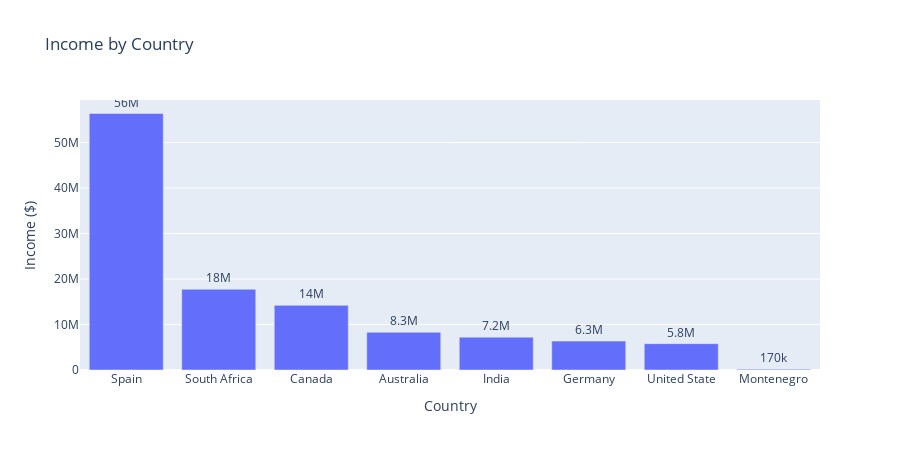

This figure's notebook cell:
### Markdown cell above
# ===============Visualisation=======================
1. Which marketing campaign is most successful?
2. Which products are performing best?
3. Which channels are underperforming?
4. Which Country that have Income and Expenditure?
5. Customer_Age by Expenditure

### Code cell
groupped_country = df_m.groupby(by='Country',as_index=False).sum()
fig =px.bar(groupped_country,x='Country',y='Income',text='Income',orientation ='v',labels=dict(Country='Country',tip='Tip ($)',
                                        Income='Income ($)'), title="Income by Country",height=450)
fig.update_traces(texttemplate='%{text:.2s}', textposition='outside')
fig.update_layout(uniformtext_minsize=8, uniformtext_mode='hide')
fig.update_layout(barmode='stack', xaxis={'categoryorder':'total descending'})
fig.show()

### Figure 1 — Plotly figure (JSON) as saved in the notebook; plotly's stock layout.template omitted (floating-point values rounded to 4 significant figures)
{"data": [{"alignmentgroup": "True", "hovertemplate": "Country=%{x}<br>Income ($)=%{text}<extra></extra>", "legendgroup": "", "marker": {"color": "#636efa"}, "name": "", "offsetgroup": "", "orientation": "v", "showlegend": false, "text": [8283000.0, 14214227, 6347853, 7220000.0, 173041, 17751137, 56379314, 5797129], "textposition": "outside", "texttemplate": "%{text:.2s}", "type": "bar", "x": ["Australia", "Canada", "Germany", "India", "Montenegro", "South Africa", "Spain", "United State"], "xaxis": "x", "y": [8283000.0, 14214227, 6347853, 7220000.0, 173041, 17751137, 56379314, 5797129], "yaxis": "y"}], "layout": {"barmode": "stack", "height": 450, "legend": {"tracegroupgap": 0}, "title": {"text": "Income by Country"}, "uniformtext": {"minsize": 8, "mode": "hide"}, "xaxis": {"anchor": "y", "categoryorder": "total descending", "domain": [0, 1], "title": {"text": "Country"}}, "yaxis": {"anchor": "x", "domain": [0, 1], "title": {"text": "Income ($)"}}}}
